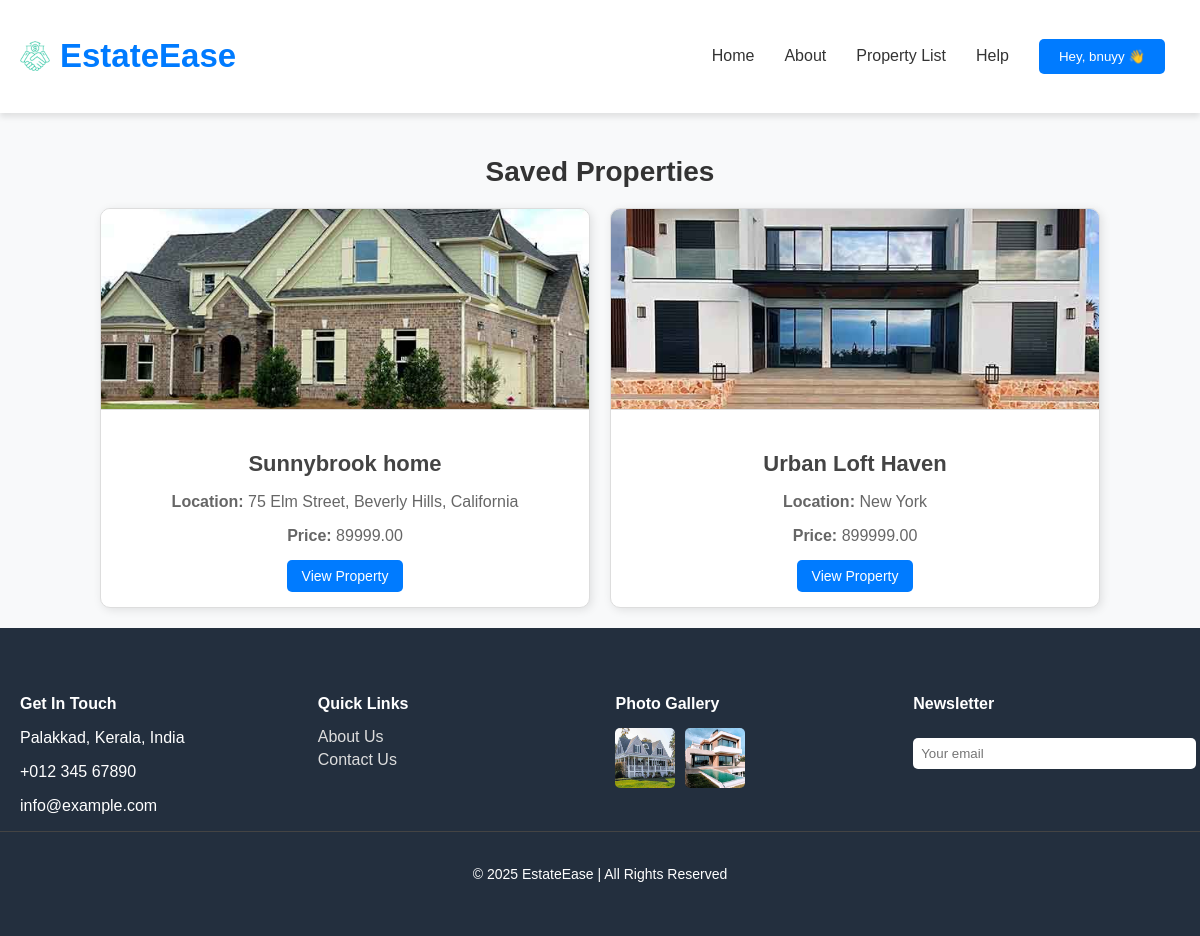
The page /saved_properties/ (signed in) on the database its author committed.
### realestateapp/models.py (models this page shows, shortened)
class User(AbstractUser):
    phone = models.CharField(max_length=15, blank=True, null=True)
    gender_choices = [('male', 'Male'), ('female', 'Female'), ('other', 'Other')]
    gender = models.CharField(max_length=10, choices=gender_choices, blank=True, null=True)
    email = models.EmailField(blank=True, max_length=254, verbose_name='email address')
    username = models.CharField(max_length=150, unique=True, null=True, blank=True)

class SavedProperty(models.Model):
    user = models.ForeignKey(User, on_delete=models.CASCADE)
    property = models.ForeignKey(Property, on_delete=models.CASCADE)
    saved_on = models.DateTimeField(default=now)
    class Meta:
        unique_together = ('user', 'property')

class Property(models.Model):
    PROPERTY_TYPES = [
        ('apartment', 'Apartment'), ('villa', 'Villa'), ('home', 'Home'),
        ('office', 'Office'), ('building', 'Building'), ('townhouse', 'Townhouse'),
        ('shop', 'Shop'), ('garage', 'Garage')
    ]
    status_choices = [('available', 'Available'),('rent','Rent') ,('sale','Sale'),('sold', 'Sold')]
    p_status = models.CharField(max_length=50, choices=status_choices, default='available')
    p_name = models.CharField(max_length=255)
    p_type = models.CharField(max_length=50, choices=PROPERTY_TYPES)
    p_location = models.CharField(max_length=255)
    p_price = models.DecimalField(max_digits=10, decimal_places=2)
    p_bedrooms = models.IntegerField(default=1)
    p_bathrooms = models.IntegerField(default=1)
    p_images = models.ImageField(upload_to='property_images/')
    p_description = models.TextField()
    p_sqrft = models.IntegerField(default=1)
    p_user = models.ForeignKey(User, on_delete=models.CASCADE,null=True, blank=True)
    posted_on = models.DateTimeField(default=now)

### realestateapp/views.py (the view)
# urls.py: path('saved_properties/', saved_properties, name='saved_properties'),
@login_required
def saved_properties(request):
    saved_list = SavedProperty.objects.filter(user=request.user)
    return render(request, 'saved_properties.html', {'saved_list': saved_list})

### realestateapp/templates/saved_properties.html (shortened to what this page needs)
{% extends 'base.html' %}
{% load static %}
{% block content %}
<div class="saved-properties-container">
    <h2>Saved Properties</h2>
    <div class="property-list">
        {% for saved in saved_list %}
            <div class="property-card">
                <img src="{{ saved.property.p_images.url }}" alt="Property Image">
                <div class="property-info">
                    <h3>{{ saved.property.p_name }}</h3>
                    <p><strong>Location:</strong> {{ saved.property.p_location }}</p>
                    <p><strong>Price:</strong> {{ saved.property.p_price }}</p>
                    <a href="{% url 'property_detail' saved.property.id %}" class="btn-view">View Property</a>
                </div>
            </div>
        {% empty %}
            <p class="no-properties">No saved properties yet.</p>
        {% endfor %}
    </div>
</div>
{% endblock %}

### realestateapp/templates/base.html (shortened to what this page needs)
<!DOCTYPE html>
<html lang="en">
<head>
    {% load static %}
</head>
<body>
    <div class="navbar-container">
        <nav class="navbar-custom">
            <a href="/home/" class="navbar-logo">
                <img src="{% static 'img/icon-deal.png' %}" alt="Icon">
                <h1>EstateEase</h1>
            </a>
            <ul class="navbar-menu">
                <li><a href="/home/">Home</a></li>
                <li><a href="/about/">About</a></li>
                <li><a href="/list_property/">Property List</a></li>
                <li><a href="/help/">Help</a></li>
                <a href="/profile/"><button class="btn-custom">Hey, {{ user.first_name }} 👋</button></a>
            </ul>
        </nav>
    </div>
    <div class="container mt-5">
        {% block content %}{% endblock %}
    </div>
<footer class="footer">
    <div class="footer-container">
        <div class="footer-section">
            <h5>Get In Touch</h5>
            <p> Palakkad, Kerala, India</p>
            <p> +012 345 67890</p>
            <p> info@example.com</p>
        </div>
        <div class="footer-section footer-links">
            <h5>Quick Links</h5>
            <a href="/about/">About Us</a>
            <a href="">Contact Us</a>
        </div>
        <div class="footer-section">
            <h5>Photo Gallery</h5>
            <div class="footer-gallery">
                <div class="footer-img">
                    <img src="{% static 'img/property-1.jpg' %}" alt="">
                </div>
                <div class="footer-img">
                    <img src="{% static 'img/property-2.jpg' %}" alt="">
                </div>
            </div>
        </div>
        <div class="footer-section">
            <h5>Newsletter</h5>
            <input class="footer-input" type="text" placeholder="Your email">
        </div>
    </div>
    <div class="footer-bottom">
        <p>&copy; 2025 EstateEase | All Rights Reserved</p>
    </div>
</footer>
</body>
</html>

### realestateapp/templates/base.html (style rules this page uses)
body { font-family: Arial, sans-serif; margin: 0; padding: 0; background-color: #f8f9fa; }
.navbar-container { background-color: #fff; box-shadow: 0px 4px 6px rgba(0, 0, 0, 0.1); padding: 10px 20px; }
.navbar-custom { display: flex; align-items: center; justify-content: space-between; }
.navbar-logo { display: flex; align-items: center; font-size: 22px; font-weight: bold; color: #007bff; text-decoration: none; }
.navbar-logo img { width: 30px; height: 30px; margin-right: 10px; }
.navbar-menu { display: flex; align-items: center; list-style: none; padding: 0; }
.navbar-menu a { text-decoration: none; color: #333; padding: 10px 15px; transition: color 0.3s; }
.btn-custom { display: inline-block; padding: 10px 20px; background-color: #007bff; color: white; text-decoration: none; border: none; border-radius: 5px; transition: background-color 0.3s, transform 0.2s; cursor: pointer; }
.footer { background-color: #232F3E; color: white; padding: 40px 0; font-family: Arial, sans-serif; }
.footer-container { display: flex; justify-content: space-between; flex-wrap: wrap; max-width: 1200px; margin: auto; padding: 0 20px; }
.footer-section { width: 23%; }
.footer-section h5 { font-size: 16px; margin-bottom: 15px; color: #ffffff; }
.footer-links a { display: block; color: #ddd; text-decoration: none; margin: 5px 0; }
.footer-gallery { display: flex; gap: 10px; }
.footer-img img { width: 60px; height: 60px; border-radius: 5px; }
.footer-input { width: 100%; padding: 8px; border: none; border-radius: 5px; margin-top: 10px; }
.footer-bottom { text-align: center; padding-top: 20px; border-top: 1px solid #444; font-size: 14px; }

### realestateapp/templates/saved_properties.html (style rules this page uses)
.saved-properties-container { max-width: 1000px; margin: auto; padding: 20px; text-align: center; }
h2 { font-size: 28px; margin-bottom: 20px; color: #333; }
.property-list { display: grid; grid-template-columns: repeat(auto-fit, minmax(300px, 1fr)); gap: 20px; }
.property-card { border: 1px solid #ddd; border-radius: 10px; overflow: hidden; background: #fff; box-shadow: 2px 2px 10px rgba(0, 0, 0, 0.1); transition: transform 0.2s; }
.property-card img { width: 100%; height: 200px; object-fit: cover; border-bottom: 1px solid #ddd; }
.property-info { padding: 15px; }
.property-info h3 { font-size: 22px; margin-bottom: 10px; color: #444; }
.property-info p { font-size: 16px; color: #666; margin-bottom: 5px; }
.btn-view { display: inline-block; margin-top: 10px; padding: 8px 15px; font-size: 14px; color: #fff; background: #007bff; text-decoration: none; border-radius: 5px; transition: background 0.3s; }

### rows shown on the page
User: first_name "bnuyy"
SavedProperty: property.p_images (picture), property.p_name "Sunnybrook home", property.p_location "75 Elm Street, Beverly Hills, California", property.p_price "89999.00"
SavedProperty: property.p_images (picture), property.p_name "Urban Loft Haven", property.p_location "New York", property.p_price "899999.00"
